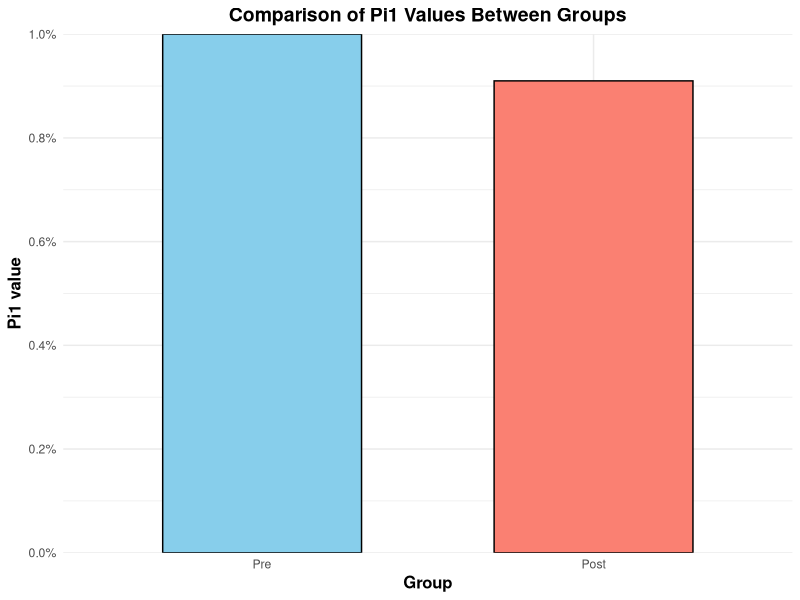
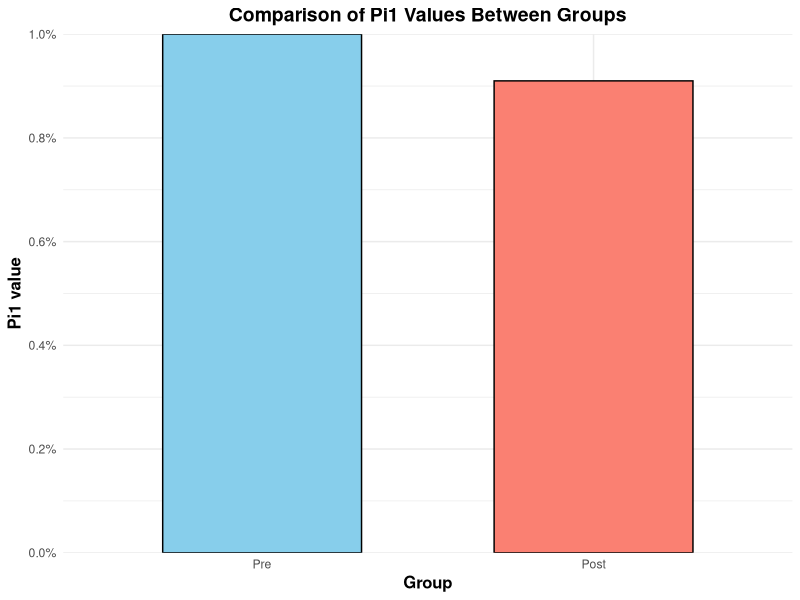

These figures' R source, in order:
# Load the ggplot2 package
library(ggplot2)

# Create the data
data <- data.frame(
  group = c("Pre", "Post"),
  pi1 = c(1, 0.91)
)

data$group <- factor(data$group, levels = c("Pre", "Post"))

P1 <- ggplot(data, aes(x = group, y = pi1, fill = group)) +
  geom_bar(stat = "identity", width = 0.6, color = "black") +  # Add borders and adjust bar width
  scale_fill_manual(values = c("Pre" = "skyblue", "Post" = "salmon")) +  # Customize bar colors
  scale_y_continuous(limits = c(0, 1), expand = c(0, 0), breaks = seq(0, 1, 0.2), labels = scales::percent_format(scale = 1)) +  # Adjust y-axis
  theme_minimal() +
  theme(
    axis.title = element_text(size = 12, face = "bold"),  # Enhance axis titles
    plot.title = element_text(size = 14, face = "bold", hjust = 0.5),  # Center and bold plot title
    legend.position = "none"  # Remove the legend
  ) +
  labs(
    x = "Group",  # Custom x-axis label
    y = "Pi1 value",  # Custom y-axis label
    title = "Comparison of Pi1 Values Between Groups"  # Custom and descriptive title
  )

print(P1)

ggsave("Pi1_comparison_plot.pdf", plot = P1, width = 5, height = 4)
